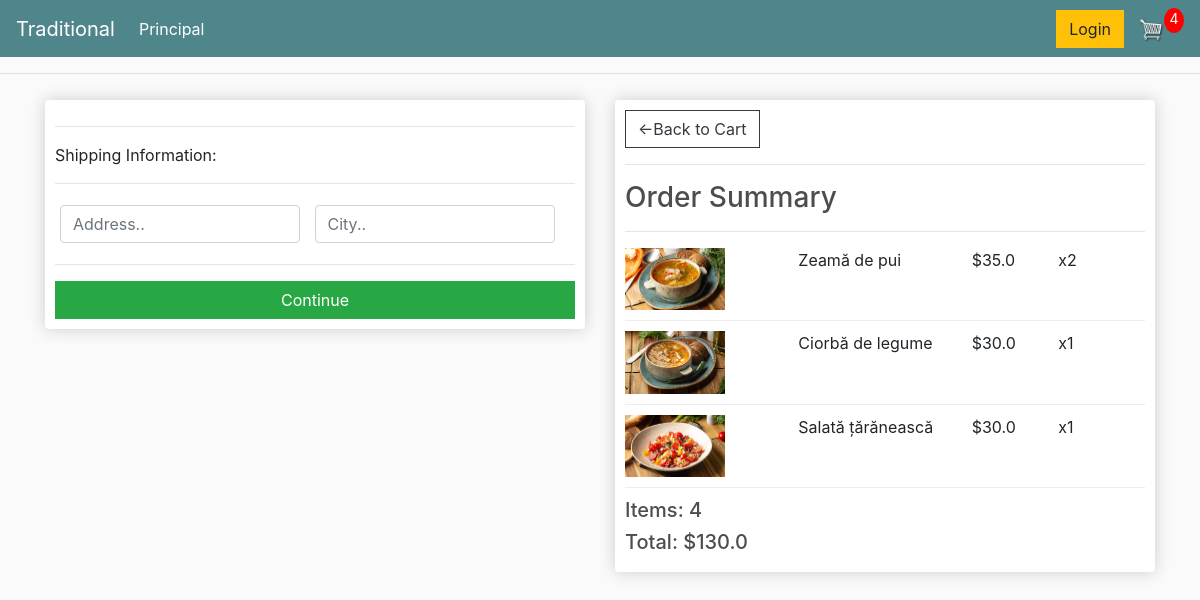
Screenshot of /checkout/ (signed in) with the database file from the repository.
### foods/models.py (models this page shows, shortened)
class OrderItem(models.Model):
    product = models.ForeignKey(Product, on_delete=models.SET_NULL,null=True)
    order = models.ForeignKey(Order, on_delete=models.SET_NULL,null=True)
    quantity = models.IntegerField(default=0,null=True,blank=True)
    date_added = models.DateTimeField(auto_now_add=True)
    @property
    def get_total(self):
        total = self.product.price * self.quantity
        return total

class Product(models.Model):
    name = models.CharField(max_length=200)
    price = models.FloatField()
    deliverable = models.BooleanField(default=False,null=True,blank=True)
    image = models.ImageField(null=True, blank=True)
    @property
    def imageURL(self):
        try:
            url = self.image.url
        except:
            url = ''
        return url

class Order(models.Model):
    customer = models.ForeignKey(Customer, on_delete=models.SET_NULL, null=True,blank=True)
    date_ordered = models.DateTimeField(auto_now_add=True)
    complete = models.BooleanField(default=False)
    translation_id = models.CharField(max_length=100,null=True)
    @property
    def shipping(self):
        shipping = False
        orderitems = self.orderitem_set.all()
        for i in orderitems:
            if i.product.deliverable == False:
                shipping = True
        return shipping
    @property
    def get_cart_total(self):
        orderitems = self.orderitem_set.all()
        total = sum([item.get_total for item in orderitems])
        return total
    @property
    def get_cart_items(self):
        orderitems = self.orderitem_set.all()
        total = sum([item.quantity for item in orderitems])
        return total

### foods/views.py (the view)
# urls.py: path('checkout/', views.checkout , name = 'checkout'),
def checkout(request):
    if request.user.is_authenticated:
        customer = request.user.customer
        order, created = Order.objects.get_or_create(customer=customer, complete=False)
        items = order.orderitem_set.all()
        cartItems = order.get_cart_items
    else:
        items = []
        order = {'get_cart_total':0, 'get_cart_items':0, 'shipping':False}
        cartItems = order['get_cart_items']
    context = {'items':items, 'order':order, 'cartItems':cartItems}
    return render(request, 'foods/checkout.html',context)

### foods/templates/foods/checkout.html (shortened to what this page needs)
{% extends 'foods/main.html' %}
{% load static %}
{% block content %}
<div class="row">
    <div class="col-lg-6">
        <div class="box-element" id="form-wrapper">
            <form id="form">
                <div id="shipping-info">
                    <hr>
                    <p>Shipping Information:</p>
                    <hr>
                    <div class="form-field">
                        <input required class="form-control" type="text" name="address" placeholder="Address..">
                    </div>
                    <div class="form-field">
                        <input required class="form-control" type="text" name="city" placeholder="City..">
                    </div>
                </div>
                <hr>
                <input id="form-button" class="btn btn-success btn-block" type="submit" value="Continue">
            </form>
        </div>
        <br>
    </div>
    <div class="col-lg-6">
        <div class="box-element">
            <a class="btn btn-outline-dark" href="{% url 'cart' %}">&#x2190;Back to Cart</a>
            <hr>
            <h3>Order Summary</h3>
            <hr>
            {% for item in items %}
            <div class="cart-row">
                <div style="flex:2"><img class="row-image" src="{{item.product.imageURL}}"></div>
                <div style="flex:2"><p>{{item.product.name}}</p></div>
                <div style="flex:1"><p>${{item.product.price}}</p></div>
                <div style="flex:1"><p>x{{item.quantity}}</p></div>
            </div>
            {% endfor %}
            <h5>Items:    {{order.get_cart_items}}</h5>
            <h5>Total:    ${{order.get_cart_total}}</h5>
        </div>
    </div>
</div>
{% endblock content %}

### static/css/main.css (style rules this page uses)
body { background-color: hsl(0, 0%, 98%); }
h1,h2,h3,h4,h5,h6 { color:hsl(0, 0%, 30%); }
.box-element { box-shadow:hsl(0, 0%, 80%) 0 0 16px; background-color: #fff; border-radius: 4px; padding: 10px; }
.col-lg-4, .col-lg-6, .col-lg-8, .col-lg-12 { margin-top: 10px; }
.btn { border-radius: 0; }
.row-image { width: 100px; }
.form-field { width:250px; display: inline-block; padding: 5px; }
.cart-row { display: flex; align-items: flex-stretch; padding-bottom: 10px; margin-bottom: 10px; border-bottom: 1px solid #ececec; }

### rows the page displays
OrderItem: product.imageURL (picture), product.name "Zeamă de pui", product.price "35.0", quantity "2"
OrderItem: product.imageURL (picture), product.name "Ciorbă de legume", product.price "30.0", quantity "1"
OrderItem: product.imageURL (picture), product.name "Salată țărănească", product.price "30.0", quantity "1"
Order: get_cart_items "4", get_cart_total "130.0"

### other values shown
{{ cartItems }} "4"
